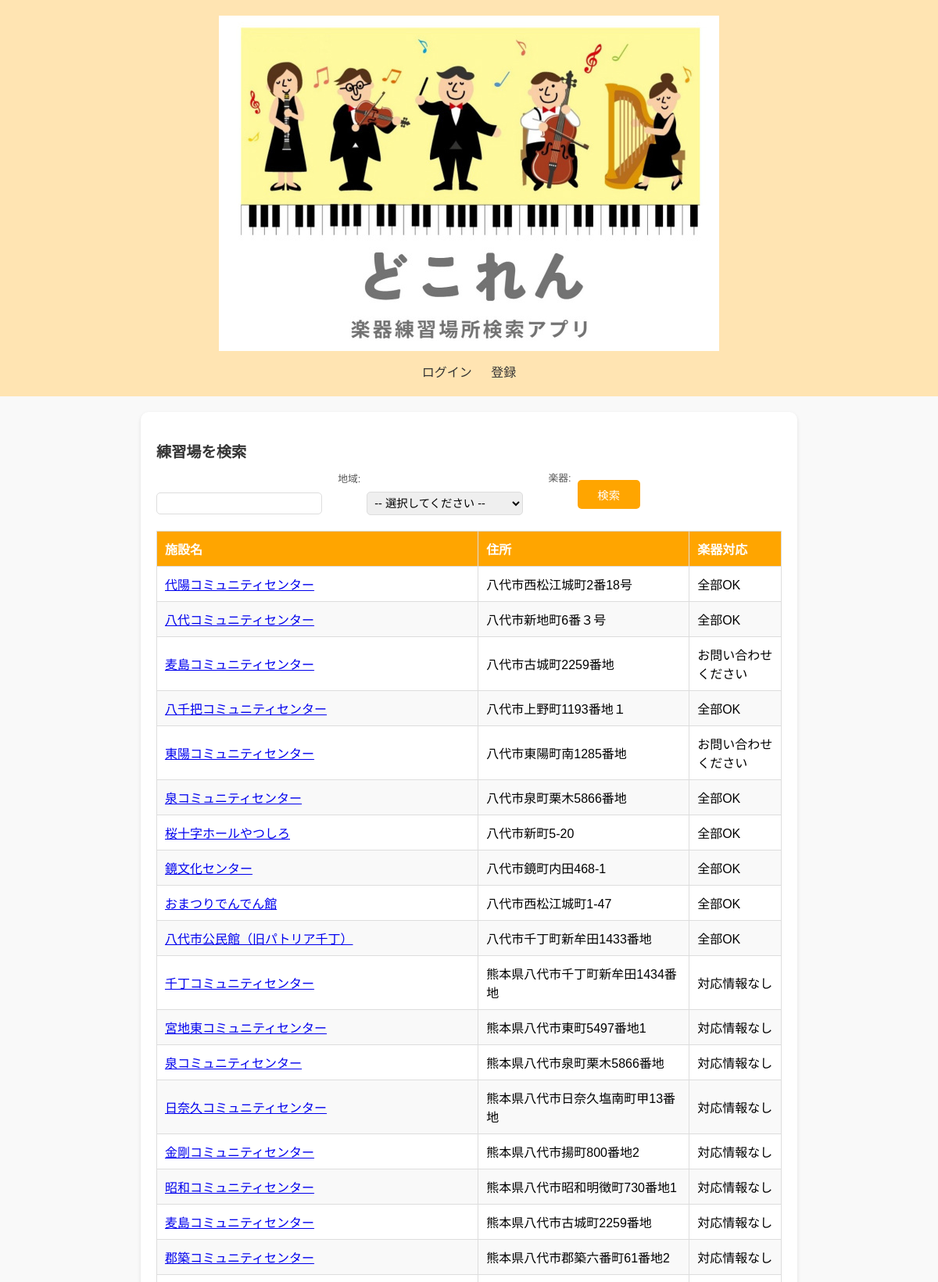
Screenshot of /search (upper part) with the database file from the repository.
### tables this page shows
CREATE TABLE "community_centers" (
    id INTEGER PRIMARY KEY AUTOINCREMENT,
    name TEXT NOT NULL,
    postal_code TEXT,
    address TEXT NOT NULL,
    tel TEXT,
    fax TEXT,
    thumbnail_url TEXT,
    website_url TEXT,
    map_url TEXT,
    gakki INTEGER,
    parking_slots INTEGER,
    capacity_info TEXT,
    soundproofing_info TEXT,
    UNIQUE(name, address)
);

CREATE TABLE instrument_specs (
    g_id INT PRIMARY KEY,
    specification TEXT
);

### app.py (the view)
@app.route("/search", methods=["GET", "POST"])
def search():
    conn = get_db_connection()
    cursor = conn.cursor()
    cursor.execute("SELECT g_id, specification FROM instrument_specs")
    instruments = cursor.fetchall()
    facilities = []
    if request.method == "POST":
        region = request.form.get("region", "")
        instrument_id = request.form.get("instrument_id", "")
        query = """
        SELECT cc.id, cc.name, cc.address, ispec.specification
        FROM community_centers cc
        LEFT JOIN instrument_specs ispec ON cc.gakki = ispec.g_id
        WHERE (cc.address LIKE ? OR cc.name LIKE ?)
        """
        params = [f"%{region}%", f"%{region}%"]
        if instrument_id:
            query += " AND cc.gakki = ?"
            params.append(instrument_id)
        cursor.execute(query, params)
        facilities = cursor.fetchall()
    else:
        cursor.execute("""
        SELECT cc.id, cc.name, cc.address, ispec.specification
        FROM community_centers cc
        LEFT JOIN instrument_specs ispec ON cc.gakki = ispec.g_id
        """)
        facilities = cursor.fetchall()
    cursor.close()
    conn.close()
    return render_template("search.html", facilities=facilities, instruments=instruments)

### app.py (called while the page is built)
def get_db_connection():
    conn = sqlite3.connect(DATABASE)
    conn.row_factory = sqlite3.Row  # 辞書形式でクエリ結果を取得する設定
    return conn

### templates/search.html (shortened to what this page needs)
{% extends "base.html" %}
{% block content %}
<div class="search-container">
    <h2>練習場を検索</h2>
    <form method="POST" action="/search" class="horizontal-form">
        <div class="form-group inline-form-group">
            <label for="region">地域:</label>
            <input type="text" id="region" name="region">
        </div>
        <div class="form-group inline-form-group">
            <label for="instrument_id">楽器:</label>
            <select id="instrument_id" name="instrument_id">
                <option value="">-- 選択してください --</option>
            </select>
        </div>
        <div class="form-group">
            <button type="submit" class="search-btn">検索</button>
        </div>
    </form>
    <table class="search-results">
        <thead>
            <tr>
                <th>施設名</th>
                <th>住所</th>
                <th>楽器対応</th>
            </tr>
        </thead>
        <tbody>
            {% for facility in facilities %}
            <tr>
                <td><a href="{{ url_for('facility_detail', facility_id=facility['id']) }}">{{ facility['name'] }}</a></td>
                <td>{{ facility['address'] }}</td>
                <td>{{ facility['specification'] if facility['specification'] else '対応情報なし' }}</td>
            </tr>
            {% endfor %}
        </tbody>
    </table>
</div>
{% endblock %}

### templates/base.html (shortened to what this page needs)
<!DOCTYPE html>
<html lang="ja">
<head>
    <link rel="stylesheet" href="{{ url_for('static', filename='style.css') }}">
</head>
<body>
    <header>
        <div class="header-container">
            <img src="{{ url_for('static', filename='images/banner.jpg') }}" alt="どこれんバナー" class="banner">
            {% if session.get('user_id') %}
            <p>こんにちは、{{ session.get('username') }}さん</p>
            <nav>
                <a href="{{ url_for('home') }}">ホーム</a>
                <a href="{{ url_for('logout') }}">ログアウト</a>
            </nav>
            {% else %}
            <nav>
                <a href="{{ url_for('login') }}">ログイン</a>
                <a href="{{ url_for('register') }}">登録</a>
            </nav>
            {% endif %}
        </div>
    </header>
    <main>
        {% block content %}{% endblock %}
    </main>
</body>
</html>

### static/style.css (style rules this page uses)
body { font-family: Arial, sans-serif; margin: 0; padding: 0; background-color: #f9f9f9; }
header { background-color: #ffe4b2; padding: 20px; text-align: center; }
nav { margin-top: 10px; }
nav a { margin: 0 10px; text-decoration: none; color: #333; font-size: 1rem; }
main { padding: 20px; }
.search-container, .results-container { max-width: 800px; margin: 0 auto; background-color: #fff; padding: 20px; border-radius: 10px; box-shadow: 0 2px 5px rgba(0, 0, 0, 0.1); }
.search-container h2, .results-container h2 { text-align: center; color: #333; }
.form-group { margin-bottom: 15px; }
label { display: block; font-size: 1rem; color: #555; }
input, select, button { width: 100%; padding: 10px; font-size: 1rem; margin-top: 5px; border: 1px solid #ddd; border-radius: 5px; }
button.search-btn { background-color: #ffa500; color: white; border: none; cursor: pointer; }
.search-results { width: 100%; border-collapse: collapse; margin-top: 20px; }
.search-results th, .search-results td { padding: 10px; text-align: left; border: 1px solid #ddd; }
.search-results th { background-color: #ffa500; color: white; }
.search-results tr:nth-child(even) { background-color: #f9f9f9; }
.horizontal-form { display: flex; align-items: center; justify-content: flex-start; gap: 8px; width: 100%; }
.horizontal-form .form-group { flex: 1; display: flex; flex-direction: column; margin: 0; }
.horizontal-form input, .horizontal-form select { flex: 1; min-width: 120px; max-width: 200px; padding: 5px; font-size: 0.9rem; border: 1px solid #ddd; border-radius: 5px; }
.horizontal-form label { font-size: 0.8rem; margin-bottom: 4px; min-width: 60px; text-align: right; }
.horizontal-form .search-btn { flex: 0 0 auto; width: 80px; background-color: #ffa500; color: white; border: none; padding: 8px; font-size: 0.9rem; border-radius: 5px; cursor: pointer; }
.search-container h2 { margin-bottom: 10px; font-size: 1.2rem; color: #333; text-align: left; }

### rows the page displays
community_centers: name "代陽コミュニティセンター", address "八代市西松江城町2番18号", specification "全部OK"
community_centers: name "八代コミュニティセンター", address "八代市新地町6番３号", specification "全部OK"
community_centers: name "麦島コミュニティセンター", address "八代市古城町2259番地", specification "お問い合わせください"
community_centers: name "八千把コミュニティセンター", address "八代市上野町1193番地１", specification "全部OK"
community_centers: name "東陽コミュニティセンター", address "八代市東陽町南1285番地", specification "お問い合わせください"
community_centers: name "泉コミュニティセンター", address "八代市泉町栗木5866番地", specification "全部OK"
community_centers: name "桜十字ホールやつしろ", address "八代市新町5-20", specification "全部OK"
community_centers: name "鏡文化センター", address "八代市鏡町内田468-1", specification "全部OK"
community_centers: name "おまつりでんでん館", address "八代市西松江城町1-47", specification "全部OK"
community_centers: name "八代市公民館（旧パトリア千丁）", address "八代市千丁町新牟田1433番地", specification "全部OK"
community_centers: name "千丁コミュニティセンター", address "熊本県八代市千丁町新牟田1434番地", facility "対応情報なし"
community_centers: name "宮地東コミュニティセンター", address "熊本県八代市東町5497番地1", facility "対応情報なし"
community_centers: name "泉コミュニティセンター", address "熊本県八代市泉町栗木5866番地", facility "対応情報なし"
community_centers: name "日奈久コミュニティセンター", address "熊本県八代市日奈久塩南町甲13番地", facility "対応情報なし"
community_centers: name "金剛コミュニティセンター", address "熊本県八代市揚町800番地2", facility "対応情報なし"
community_centers: name "昭和コミュニティセンター", address "熊本県八代市昭和明徴町730番地1", facility "対応情報なし"
community_centers: name "麦島コミュニティセンター", address "熊本県八代市古城町2259番地", facility "対応情報なし"
community_centers: name "郡築コミュニティセンター", address "熊本県八代市郡築六番町61番地2", facility "対応情報なし"
